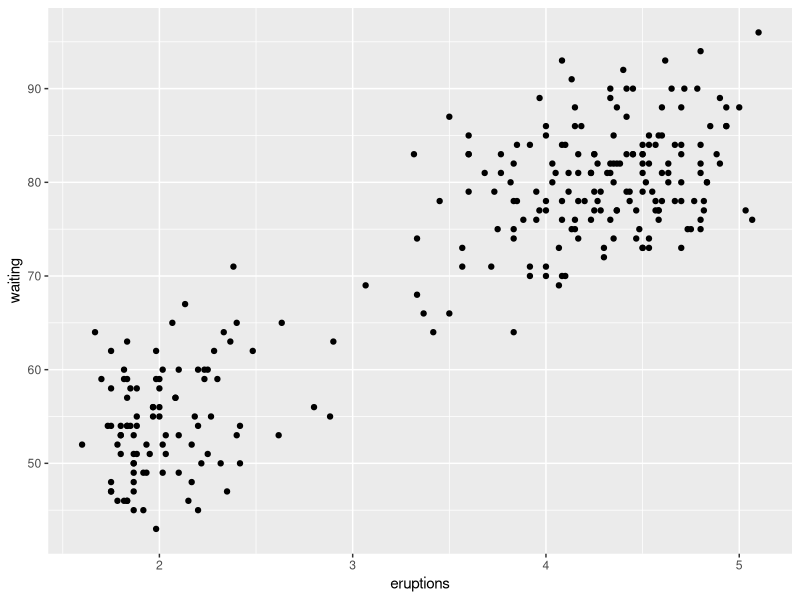
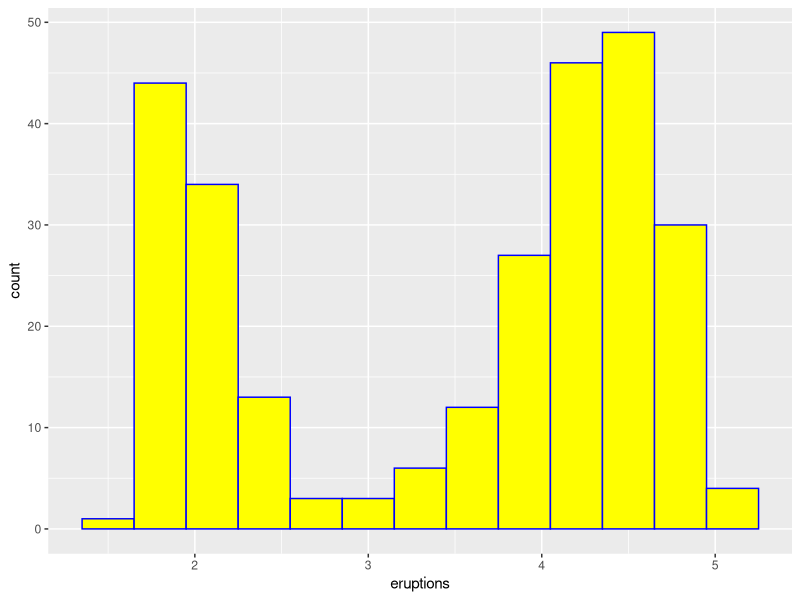
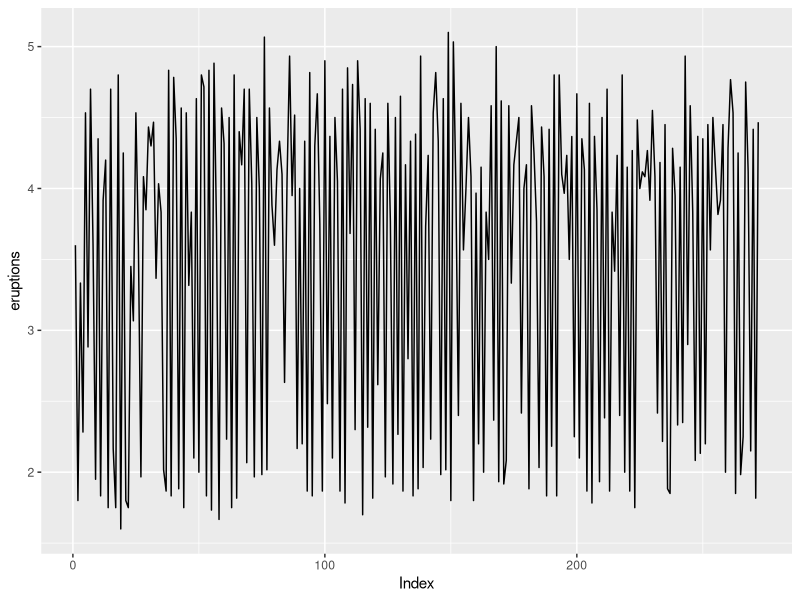
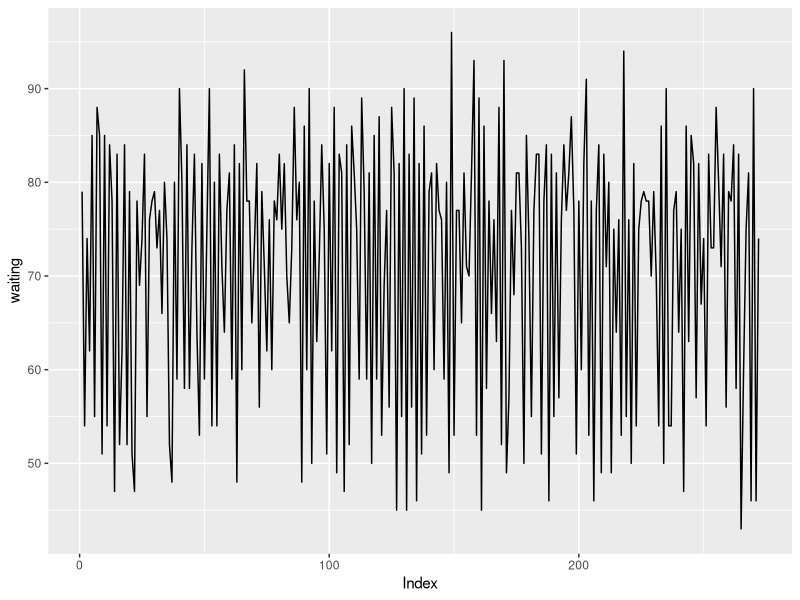
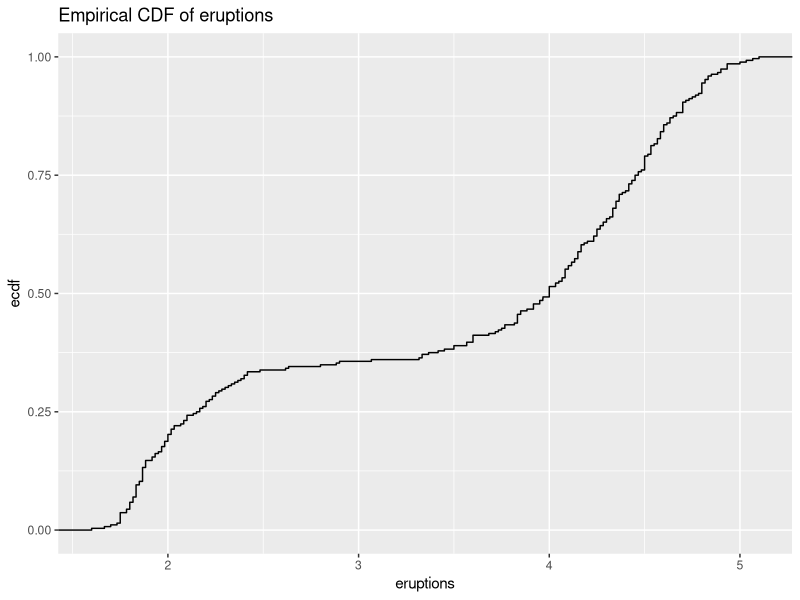
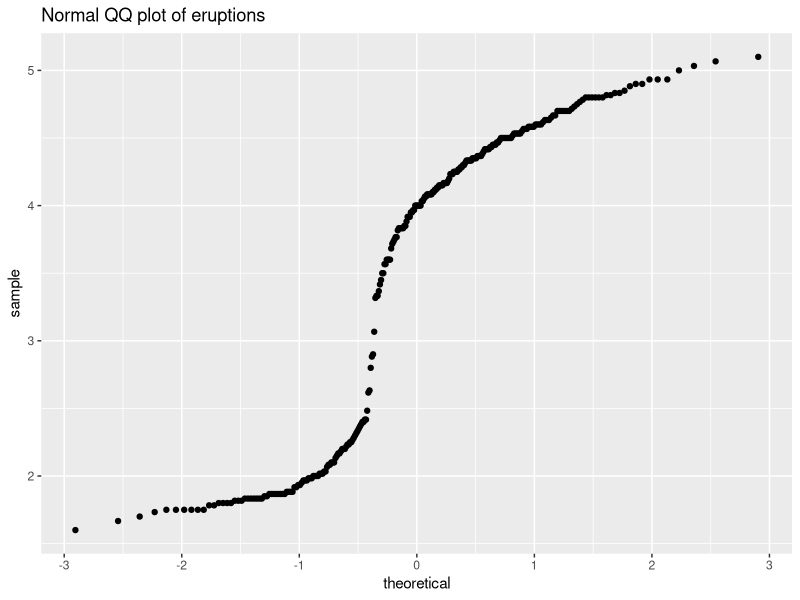
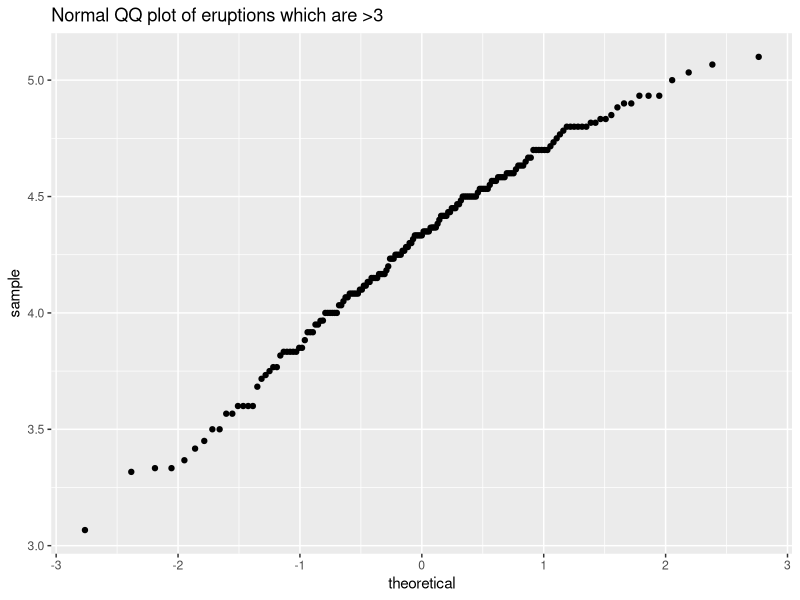
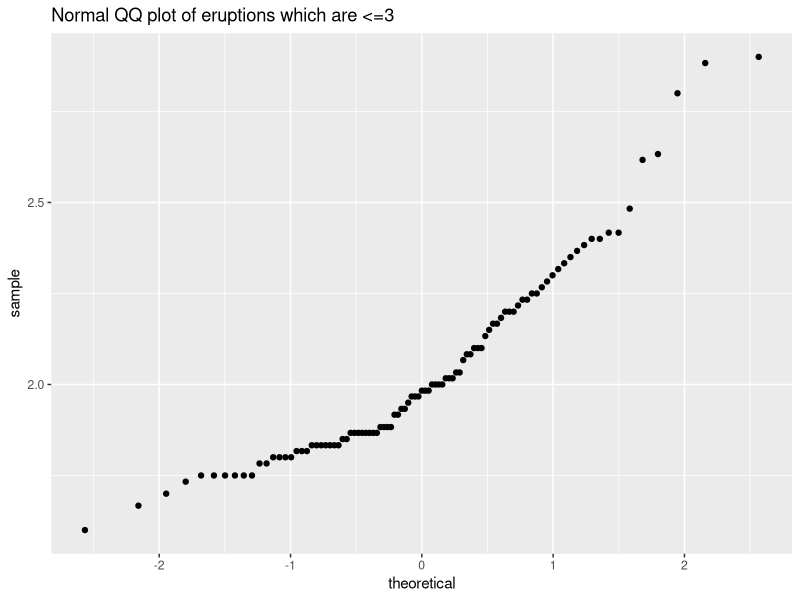

The R script that drew these images, in order:
## ---- chunk 1
data()
## ---- chunk 2
data(faithful)
ls()
?faithful
## ---- chunk 3
str(faithful)

## ---- chunk 4
library(ggplot2)
ggplot(faithful,aes(eruptions,waiting))+geom_point()
## ---- chunk 5
a1<-ggplot(faithful,aes(eruptions))
a1+geom_histogram(binwidth = .3,color="blue",fill="yellow") 
## ---- chunk 6
ggplot(faithful)+geom_line(aes(x=1:length(eruptions),y=eruptions))+xlab("Index")
ggplot(faithful)+geom_line(aes(x=1:length(waiting),y=waiting))+xlab("Index")
## ---- chunk 7
a1+stat_ecdf() + ggtitle("Empirical CDF of eruptions") 
## ---- chunk 8
ggplot(faithful,aes(sample=eruptions))+stat_qq()+ggtitle("Normal QQ plot of eruptions") 
ggplot(subset(faithful,eruptions>3),aes(sample=eruptions))+stat_qq()+ggtitle("Normal QQ plot of eruptions which are >3")# 
ggplot(subset(faithful,eruptions<=3),aes(sample=eruptions))+stat_qq()+ggtitle("Normal QQ plot of eruptions which are <=3") 
## ---- chunk 9

mean(faithful$waiting)

faithful1 <- subset(faithful,faithful$eruptions <= 3)
faithful2 <- subset(faithful,faithful$eruptions > 3)
summary(faithful1$waiting)
?t.test
str(faithful1)
t.test(faithful1$waiting,mu=71)
t.test(faithful2$waiting,mu=71,conf.level=.95)
